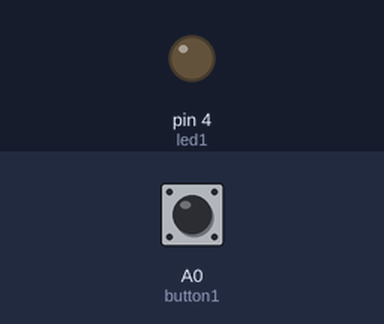
Recording of a sketch running on a simulated Arduino Nano, built with avr-gcc and run on an emulated ATmega328P. Shown: output pins drawn as LEDs (lit = HIGH). Inputs (shaded band) come from the test bench; at power-on: A0 (button1) LOW.

Above: at 1.2 s.
1.3 s: A0 (button1) pulled HIGH for 0.15 s
At 2.0 s:
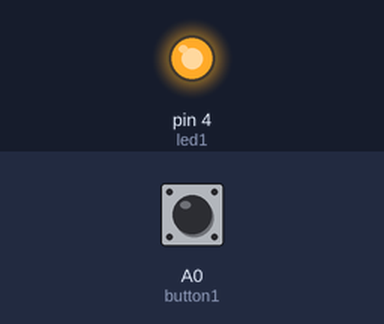
Timing chart, 0 to 7.9 s (numbered marks = the images above; inputs shaded):
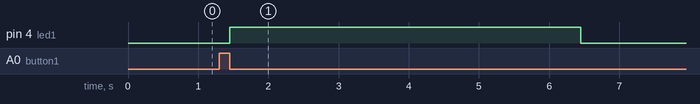

Measured:
- after the input at 1.3 s, pin 4 (led1): LOW → HIGH after 0.15 s, → LOW 5.0 s later

The sketch:

PlcLab_LedDelayOn.ino
```cpp
/******************************************************************
  Project name : Plc Lab - LED delay on
  Author       : PLC-EXPERT
  Date Time    : 2019-01-02
  Description  : LED delay switching example
  CPU BOARD    : Arduino NANO
  URL          : www.plc-expert.com
******************************************************************/


#define led1 4

#define button1 A0
long last_millis;
bool button_state;
int interval = 5000;

void setup()
{
  pinMode(led1, OUTPUT);
  pinMode(button1, INPUT);
}

void loop()
{
    if(digitalRead(button1) && digitalRead(led1) == false)
    {
        button_state = true;
    }

    if(digitalRead(button1) == false && button_state == true)
    {
        button_state = false;
        last_millis = millis() + interval;
        digitalWrite(led1, true);
    }

    long current_millis = millis();

    if(current_millis > last_millis)
    {
        digitalWrite(led1, false);
    }
}
```
